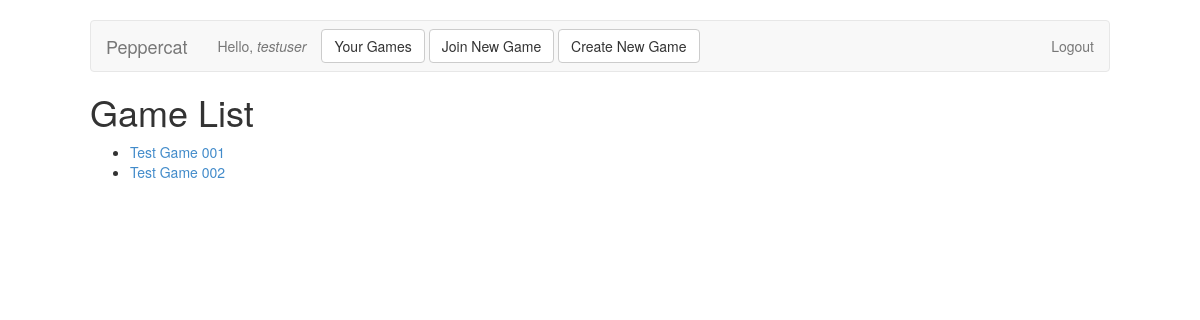
/game (signed in), run on an earlier commit of the app's database.
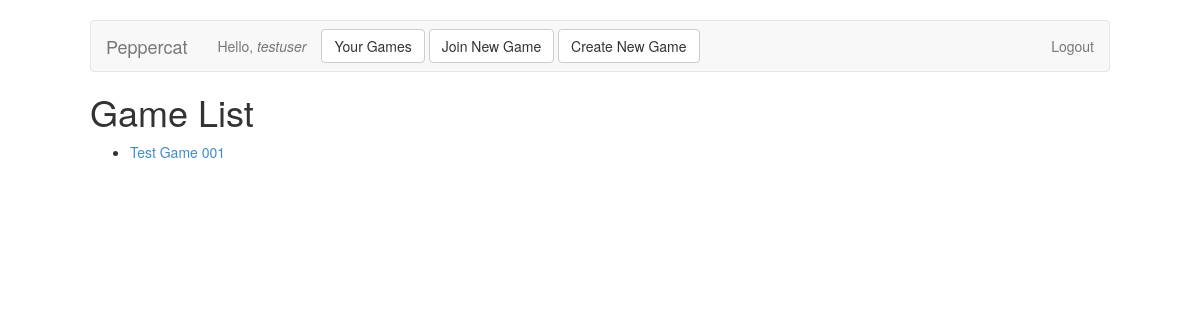
And on a later commit of the database.
### peppercat/models.py (models this page shows, shortened)
class Game(db.Model):
	__tablename__ = 'games'
	id            = db.Column(db.Integer, primary_key = True)
	name          = db.Column(db.String())
	date          = db.Column(db.DateTime())
	private       = db.Column(db.Boolean())
	current_scene = db.Column(db.Integer, db.ForeignKey('scenes.id'))
	game_master   = db.Column(db.Integer, db.ForeignKey('users.id'))

### peppercat/routes.py (the view)
@app.route('/game')
def gamelist():
	if 'email' not in session:
		return redirect(url_for('login'))
	gamelist = User.query.filter_by(email = session['email']).first().games
	return render_template('gamelist.html', gamelist = gamelist, user = session['username'])

### peppercat/templates/gamelist.html (shortened to what this page needs)
{% extends "layout.html" %}
{% block content %}
	<h1>Game List</h1>
	{% if gamelist %}
		<ul>
		{% for game in gamelist %}
			<li><a href="{{ url_for('game', id = game.id) }}">{{ game.name }}</a></li>
		{% endfor %}
		</ul>
	{% endif %}
{% endblock %}

What changed in the data, as far as the page shows it:
no longer on this page (row edited): Game: name "Test Game 002"
